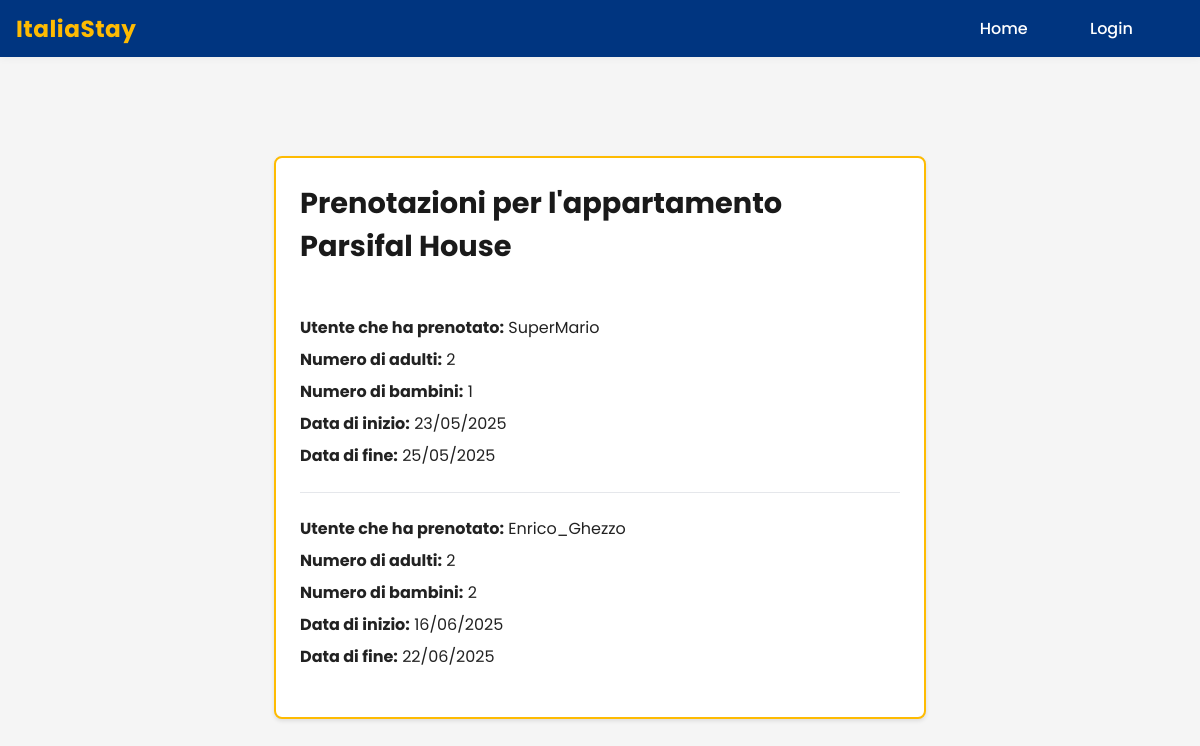
Page /viewReservations.php?codice=14 on the committed database.
### tables this page shows
CREATE TABLE `appartamenti` (
  `codice` int(11) NOT NULL,
  `citta` varchar(100) NOT NULL,
  `proprietario` varchar(50) NOT NULL,
  `nome` varchar(100) NOT NULL,
  `indirizzo` varchar(100) NOT NULL,
  `numero_camere` int(3) NOT NULL,
  `numero_letti` int(3) NOT NULL,
  `prezzo` float NOT NULL,
  `descrizione` varchar(500) NOT NULL,
  `numero_persone` int(3) NOT NULL,
  `immagine1` mediumblob DEFAULT NULL,
  `immagine2` mediumblob DEFAULT NULL,
  `immagine3` mediumblob DEFAULT NULL
);

CREATE TABLE `prenotazioni` (
  `id` int(11) NOT NULL,
  `appartamento` int(11) NOT NULL,
  `utente` varchar(100) NOT NULL,
  `adulti` int(11) NOT NULL,
  `bambini` int(11) NOT NULL,
  `data_inizio` date NOT NULL,
  `data_fine` date NOT NULL
);

### viewReservations.php (the view, shortened to what this page needs)
<!DOCTYPE html>
<html lang="it">
<head>
    <link rel="stylesheet" href="styles.css">
</head>
<body>
    <header>
        <nav>
            <div class="navbar-container">
                <div class="site-name">ItaliaStay</div>
                <ul>
                    <?php
                    if(isset($_SESSION["username"])){
                        echo "<li><a href='index.php'>Home</a></li>";
                        echo "<li><a href='account.php'>Profilo</a></li>";
                        echo "<li><a href='logout.php'>Logout</a></li>";
                    }
                    else{
                        echo "<li><a href='index.php'>Home</a></li>";
                        echo "<li><a href='login.php'>Login</a></li>";
                    }
                    ?>
                </ul>
            </div>
        </nav>
    </header>
    <div class="centered-form-container">
        <div class="profile-card">
            <?php
            $nomeDatabase = "my_enricoghezzo";
            $nomeUtenteDB = "root";
            $passwordDB = "";
            $cod = $_GET['codice'];
            $conn = new mysqli("localhost", $nomeUtenteDB, $passwordDB, $nomeDatabase);
            $mysqli = $conn->prepare("SELECT * FROM appartamenti WHERE codice=?");
            $mysqli->bind_param("s", $cod);
            $mysqli->execute();
            $result = $mysqli->get_result();
            if($row = $result->fetch_assoc()){
                echo "<h1>Prenotazioni per l'appartamento {$row['nome']}</h1>";
            }
            $mysqli = $conn->prepare("SELECT * FROM prenotazioni WHERE appartamento=? AND prenotazioni.data_fine>=CURDATE()");
            $mysqli->bind_param("s", $cod);
            $mysqli->execute();
            $result = $mysqli->get_result();
            while($row = $result->fetch_assoc()) {
                echo "<div class='reservation-item'>";
                echo "<p><strong>Utente che ha prenotato:</strong> {$row['utente']}</p>";
                echo "<p><strong>Numero di adulti:</strong> {$row['adulti']}</p>";
                echo "<p><strong>Numero di bambini:</strong> {$row['bambini']}</p>";
                echo "<p><strong>Data di inizio:</strong> " . date_format(date_create($row["data_inizio"]), "d/m/Y") . "</p>";
                echo "<p><strong>Data di fine:</strong> " . date_format(date_create($row["data_fine"]), "d/m/Y") . "</p>";
                echo "</div>";
            }
            ?>
        </div>
    </div>
</body>
</html>

### styles.css (style rules this page uses)
body { font-family: 'Poppins', Arial, sans-serif; background: #f5f6fa; color: #222; margin: 0; padding: 0; min-height: 100vh; background-color: #f5f5f5; }
header { background: #003580; color: #fff; padding: 0; box-shadow: 0 2px 8px rgba(0,0,0,0.04); }
nav ul { display: flex; justify-content: flex-end; align-items: center; list-style: none; margin: 0; padding: 1rem 2rem; gap: 1.5rem; }
nav a { color: #fff; text-decoration: none; font-weight: 500; padding: 0.5rem 1.2rem; border-radius: 6px; transition: background 0.2s; }
.navbar-container { display: flex; align-items: center; justify-content: space-between; max-width: 1200px; margin: 0 auto; padding: 0 1rem; }
.site-name { font-size: 1.45rem; font-weight: 700; color: #febb02; letter-spacing: 0.5px; margin-right: 2.5rem; font-family: 'Poppins', Arial, sans-serif; }
.centered-form-container { display: flex; justify-content: center; align-items: center; min-height: calc(100vh - 60px); margin-top: 20px; padding: 20px; padding-top: 100px; box-sizing: border-box; }
.profile-card { background: #fff; border-radius: 14px; box-shadow: 0 4px 16px rgba(0,0,0,0.07); border: 2px solid #febb02; max-width: 600px; margin: 2.5rem auto; padding: 2rem 2.5rem; }

### viewReservations.php (style rules this page uses)
.centered-form-container { margin-top: 10px; padding: 20px; max-width: 1000px; margin-left: auto; margin-right: auto; display: flex; flex-direction: column; gap: 2rem; }
.profile-card { width: 100%; background: white; border-radius: 8px; box-shadow: 0 2px 4px rgba(0,0,0,0.1); padding: 1.5rem; }
h1 { margin-top: 0; margin-bottom: 1.5rem; color: #1a1a1a; font-size: 1.8rem; }
.reservation-item { border-bottom: 1px solid #e5e7eb; padding: 1rem 0; }
.reservation-item:last-child { border-bottom: none; }
.reservation-item p { margin: 0.5rem 0; line-height: 1.5; }

### rows in the picture
appartamenti: nome "Parsifal House"
prenotazioni: utente "SuperMario", adulti "2", bambini "1", data_inizio "23/05/2025", data_fine "25/05/2025"
prenotazioni: utente "Enrico_Ghezzo", adulti "2", bambini "2", data_inizio "16/06/2025", data_fine "22/06/2025"
